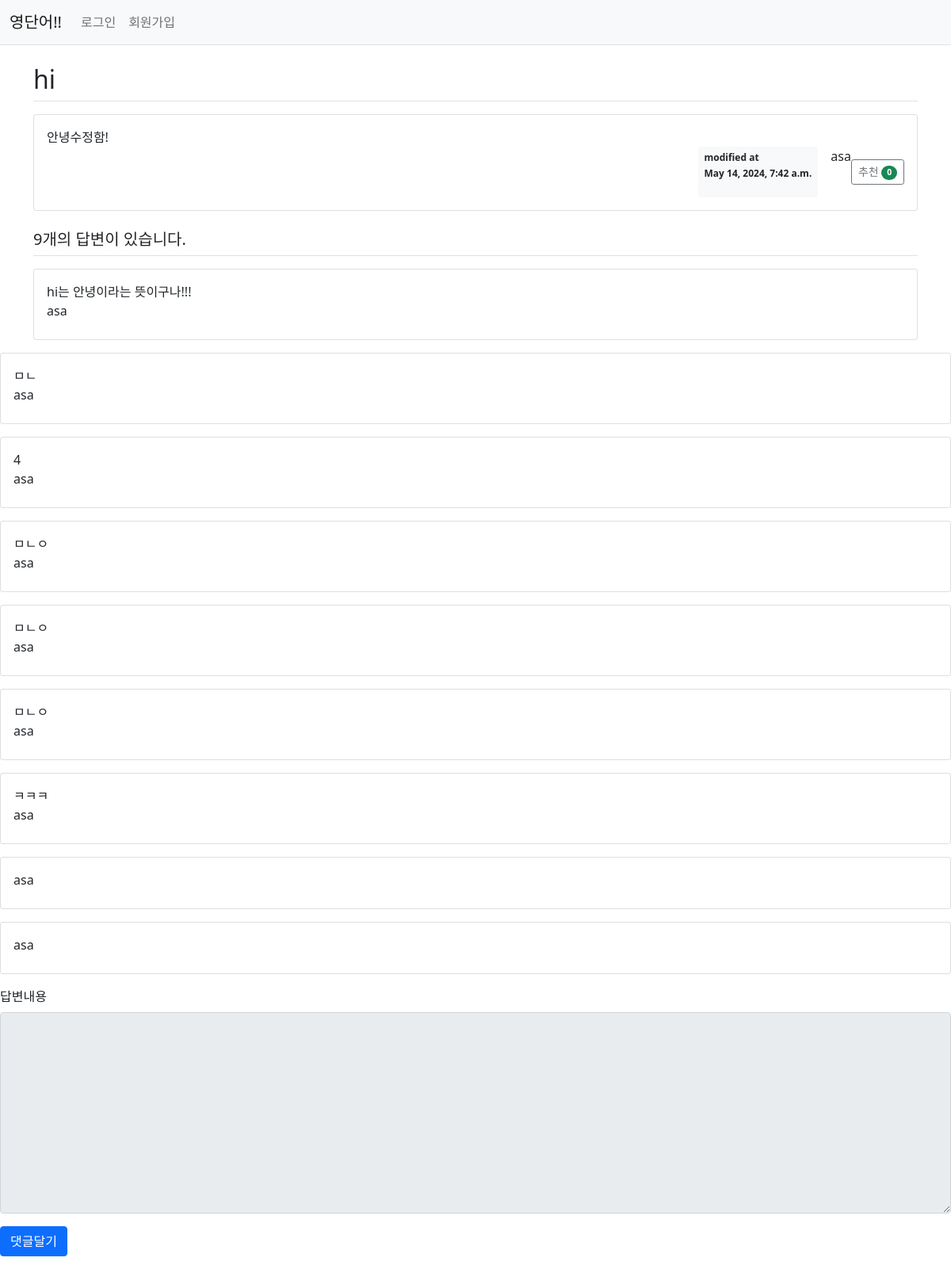
Screenshot of /app/1/ with the database file from the repository.
### app/models.py (models this page shows, shortened)
class Voca(models.Model):
    number_vo=models.IntegerField()
    english_vo=models.CharField(max_length=100)#길이 100까지
    korean_vo=models.CharField(max_length=100)#길이 100까지
    author = models.ForeignKey(User, on_delete=models.CASCADE, related_name='author_voca')
    modify_date = models.DateTimeField(null=True, blank=True)
    voter = models.ManyToManyField(User, related_name='voter_voca')  # 추천인 추가

class Comment(models.Model):
    voca=models.ForeignKey(Voca, on_delete=models.CASCADE)
    content= models.TextField()
    author = models.ForeignKey(User, on_delete=models.CASCADE)
    modify_date = models.DateTimeField(null=True, blank=True)

### app/views/base_views.py (the view)
# urls.py: path('app/<int:voca_id>/', views.detail , name='detail'),
def detail(request, voca_id):
    voca=get_object_or_404(Voca,pk=voca_id)
    context={'voca':voca}
    return render(request, 'app/voca_detail.html',context)

### templates/app/voca_detail.html (shortened to what this page needs)
{% extends 'base.html' %}
{% block content %}
<div class="container my-3">
    <h2 class="border-bottom py-2">{{voca.english_vo}}</h2>
    <div class="card my-3">
        <div class="card-body">
            <div class="card-text" style="white-space: pre-line;">{{voca.korean_vo}}</div>
            <div class="d-flex justify-content-end">
            {% if voca.modify_date %}
            <div class="badge bg-light text-dark p-2 text-start mx-3">
                <div class="mb-2">modified at</div>
                <div>{{ voca.modify_date }}</div>
            </div>
            {% endif %}
            <div class="mb-2">{{ voca.author.username }}</div>
            <div class="my-3">
                <a href="javascript:void(0)" data-uri="{% url 'voca_vote' voca.id  %}"
               class="recommend btn btn-sm btn-outline-secondary"> 추천
                <span class="badge rounded-pill bg-success">{{voca.voter.count}}</span>
                </a>
            </div>
            </div>
        </div>
    </div>
    <h5 class="border-bottom my-3 py-2">{{voca.comment_set.count}}개의 답변이 있습니다.</h5>
    {% for comment in voca.comment_set.all%}
    <div class="card my-3">
        <div class="card-body">
            <div class="card-text" style="white-space: pre-line;">{{comment.content}}</div>
            <div class="mb-2">{{ comment.author.username }}</div>
            </div>
        </div>
    </div>
    {% endfor %}
    <form action="{% url 'answer_create' voca.id %}" method="post" class="my-3">
        <div class="mb-3">
            <label for="content" class="form-label">답변내용</label>
            <textarea {% if not user.is_authenticated %}disabled{% endif %}
                name="content" id="content" class="form-control" rows="10"></textarea>
        </div>
        <input type="submit" value="댓글달기" class="btn btn-primary">
    </form>
{% endblock %}

### rows the page displays
Voca: english_vo "hi", korean_vo "안녕수정함!", modify_date "May 14, 2024, 7:42 a.m.", author.username "asa", voter.count "0", comment_set.count "9"
Comment: content "hi는 안녕이라는 뜻이구나!!!", author.username "asa"
Comment: content "ㅁㄴ", author.username "asa"
Comment: content "4", author.username "asa"
Comment: content "ㅁㄴㅇ", author.username "asa"
Comment: content "ㅁㄴㅇ", author.username "asa"
Comment: content "ㅁㄴㅇ", author.username "asa"
Comment: content "ㅋㅋㅋ", author.username "asa"
Comment: author.username "asa"
Comment: author.username "asa"
